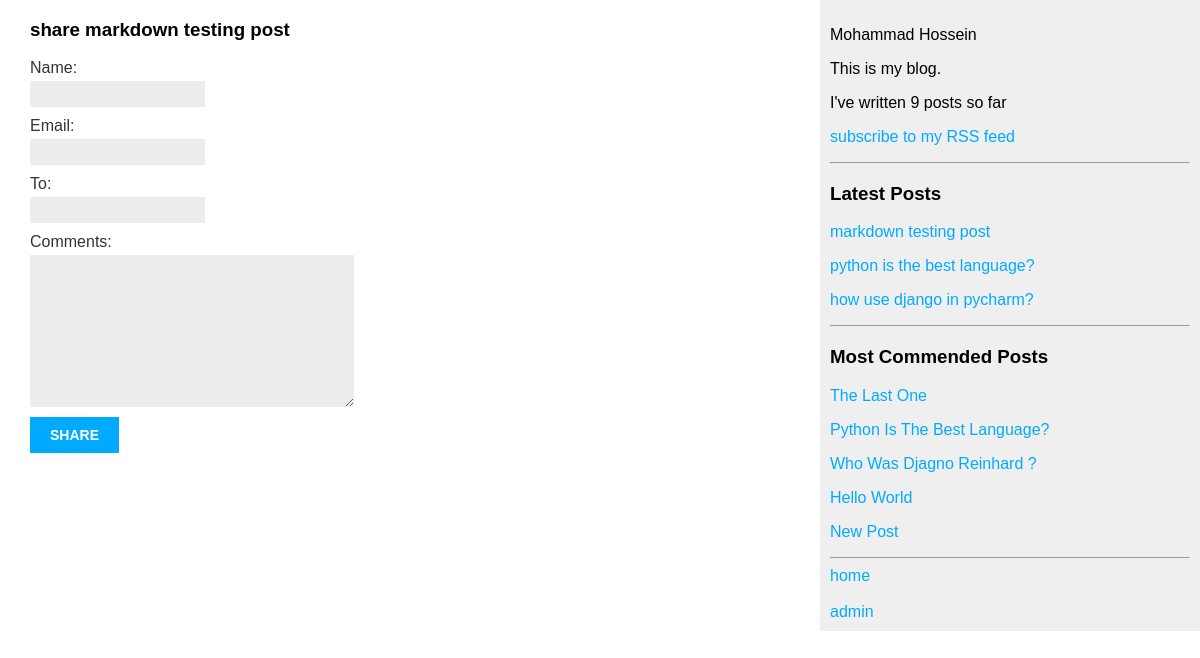
/blog/9/share/, run on the app's committed database.
### blog/models.py (models this page shows, shortened)
class Post(models.Model):
    class Status(models.TextChoices):
        DRAFT = "DF", "Draft"
        PUBLISHED = "PB", "Published"
    title = models.CharField(max_length=250)
    slug = models.SlugField(max_length=250, unique_for_date='publish')
    tags = TaggableManager()
    author = models.ForeignKey(User, on_delete=models.CASCADE, related_name='posts')
    body = models.TextField()
    publish = models.DateTimeField(default=timezone.now)
    created = models.DateTimeField(auto_now_add=True)
    updated = models.DateTimeField(auto_now=True)
    status = models.CharField(max_length=2, choices=Status.choices, default=Status.DRAFT)
    objects = models.Manager()
    published = PublishedManager()
    class Meta:
        ordering = ['-publish']
        indexes = [
            models.Index(fields=['-publish']),
        ]
    def get_absolute_url(self):
        return reverse('blog:post_detail', args=[self.publish.year, self.publish.month, self.publish.day, self.slug])

### blog/views.py (the view)
# urls.py: path('<int:post_id>/share/', post_share, name='post_share'),
def post_share(request, post_id):
    post = get_object_or_404(Post, id=post_id, status=Post.Status.PUBLISHED)
    sent = False
    if request.method == 'POST':
        form = EmailPostForm(request.POST)
        if form.is_valid():
            cd = form.cleaned_data
            post_url = request.build_absolute_uri(
                post.get_absolute_url())
            subject = f"{cd['name']} recommends you read " \
                      f"{post.title}"
            message = f"Read {post.title} at {post_url}\n\n" \
                      f"{cd['name']}\'s comments: {cd['comments']}"
            send_mail(subject, message, 'budeikin52@gmail.com', [cd['to'], ])
            sent = True
    else:
        form = EmailPostForm()
    return render(request, 'blog/post/share.html', {'post': post, 'form': form, 'sent': sent})

### blog/forms.py
class EmailPostForm(forms.Form):
    name = forms.CharField(max_length=25)
    email = forms.EmailField()
    to = forms.EmailField()
    comments = forms.CharField(required=False,
                               widget=forms.Textarea)

### blog/models.py (called while the page is built)
    def get_queryset(self):
        return super().get_queryset().filter(status=Post.Status.PUBLISHED)

### blog/templatetags/blog_tags.py (called while the page is built)
@register.simple_tag
def total_posts():
    return Post.published.count()

@register.inclusion_tag('blog/post/latest_posts.html')
def recent_posts(count=5):
    latest_posts = Post.published.order_by('-publish')[:count]
    return {'latest_posts': latest_posts}

@register.simple_tag
def get_most_commended_posts(count=5):
    return Post.published.annotate(total_comments=Count('comments')).order_by('-total_comments')[:count]

### blog/templates/blog/post/share.html (shortened to what this page needs)
{% extends 'blog/base.html' %}
{% block content %}
    <div>
        {% if sent %}
            <h3>{{ post.tile }} sent successfully to {{ form.cleaned_data.to }}</h3>
        {% else %}
            <h3>share {{ post.title }}</h3>
            <form method="post">
                {{ form.as_p }}
                <input type="submit" value="share">
            </form>
        {% endif %}
    </div>
{% endblock %}

### blog/templates/blog/base.html (shortened to what this page needs)
{% load static %}
{% load blog_tags %}
<!DOCTYPE html>
<html lang="en">
<head>
    <link rel="stylesheet" href="{% static 'blog/css/blog.css' %}">
</head>
<body>
<div id="content">
    {% block content %}
    {% endblock %}
</div>
<div id="sidebar">
    <p>Mohammad Hossein</p>
    <p>This is my blog.</p>
    <p>I've written {% total_posts %} posts so far</p>
    <p>
        <a href="{% url 'blog:post_feed' %}">subscribe to my RSS feed</a>
    </p>
    <hr>
    <h3>Latest Posts</h3>
    {% recent_posts 3 %}
    <hr>
    <h3>Most Commended Posts</h3>
    {% get_most_commended_posts as most_commented_posts %}
    {% for post in most_commented_posts %}
        <a href="{{ post.get_absolute_url }}"><p>{{ post.title|title }}</p></a>
    {% endfor %}
    <hr>
    <a href="http://127.0.0.1:8000/blog/">home</a><br><br>
    <a href="http://127.0.0.1:8000/admin/">admin</a>
</div>
</body>
</html>

### blog/templates/blog/post/latest_posts.html
{% for post in latest_posts %}
    <a href="{{ post.get_absolute_url }}"><p>{{ post.title }}</p></a>
{% endfor %}

### blog/static/blog/css/blog.css (style rules this page uses)
body { margin: 0; padding: 0; font-family: helvetica, sans-serif; }
a { color: #00abff; text-decoration: none; }
#content { float: left; width: 60%; padding: 0 0 0 30px; }
#sidebar { float: right; width: 30%; padding: 10px; background: #efefef; height: 100%; }
label { float: left; clear: both; color: #333; margin-bottom: 4px; }
input, textarea { clear: both; float: left; margin: 0 0 10px; background: #ededed; border: 0; padding: 6px 10px; font-size: 12px; }
input[type=submit] { font-weight: bold; background: #00abff; color: #fff; padding: 10px 20px; font-size: 14px; text-transform: uppercase; }

### data on the page
Post: title "markdown testing post"
Post: title "python is the best language?", title "Python Is The Best Language?"
Post: title "how use django in pycharm?"
Post: title "The Last One"
Post: title "Who Was Djagno Reinhard ?"
Post: title "Hello World"
Post: title "New Post"
